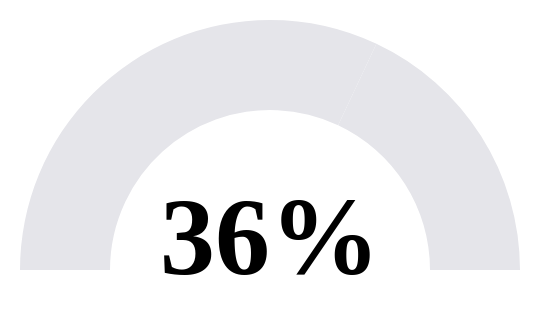

Specify this chart in Vega-Lite:
### Vega specification from a JSON file in a GitHub repository (floating-point values rounded to 4 significant figures)
{"$schema": "https://vega.github.io/schema/vega/v5.json", "description": "A basic semi donut chart example.", "width": 250, "padding": 10, "title": {"text": "36%", "font": "Rubik", "fontSize": 55, "fontWeight": "700", "dy": {"signal": "width/1.75"}}, "signals": [{"name": "hoverValue", "value": null, "on": [{"events": "arc:mouseover, @legendLabel:mouseover, @legendSymbol:mouseover", "update": "datum.value"}, {"events": "arc:mouseout, @legendLabel:mouseout, @legendSymbol:mouseout", "update": "null"}]}, {"name": "hoverOpacity", "update": "if(hoverValue, 0.5, 1)", "value": 1}, {"name": "click", "value": null, "on": [{"events": "arc:click", "update": "datum.wikirate_page"}, {"events": "arc:click", "update": "datum.wikirate_page"}]}], "data": [{"name": "table", "values": [{"id": 1, "percent": 64}, {"id": 2, "percent": 36}], "transform": [{"type": "pie", "field": "percent", "startAngle": -1.571, "endAngle": 1.571, "sort": false}]}], "scales": [{"name": "color", "type": "linear", "domain": [0, 100], "range": ["#FFEE99", "#FF6338"]}], "marks": [{"type": "arc", "from": {"data": "table"}, "encode": {"enter": {"fill": {"signal": "datum.id === 'Covered' ? scale('color', datum.percent) : '#E5E5EA'"}, "x": {"signal": "width / 2"}, "y": {"signal": "height / 2"}, "startAngle": {"signal": "datum.startAngle"}, "endAngle": {"signal": "datum.endAngle"}, "padAngle": {"value": 0}, "innerRadius": {"value": 80}, "outerRadius": {"signal": "width / 2"}, "cornerRadius": {"value": 0}}, "update": {"cursor": {"value": "pointer"}}}}]}
